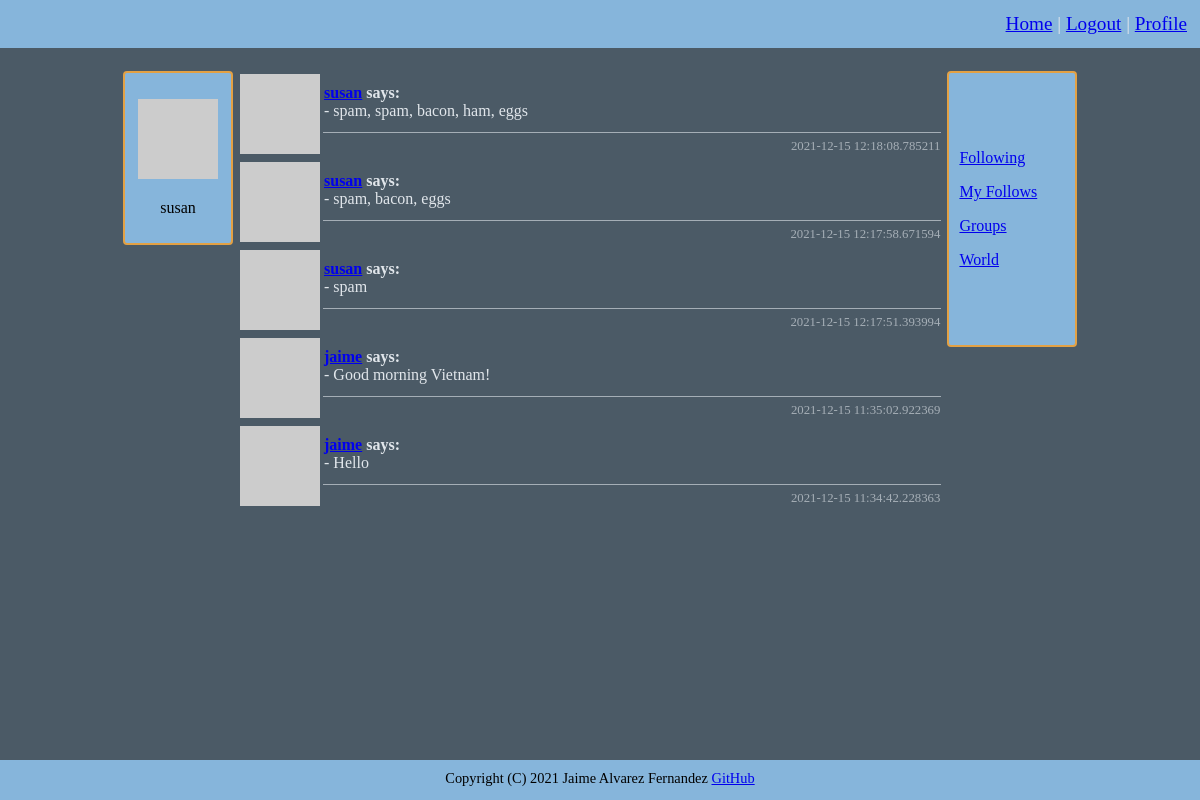
The page /follows (signed in) on the database its author committed.
### connect/models.py (models this page shows, shortened)
class User(UserMixin, db.Model):
    id = db.Column(db.Integer, primary_key=True)
    username = db.Column(db.String(64), index=True, unique=True)
    email = db.Column(db.String(120), index=True, unique=True)
    password = db.Column(db.String(128))
    about_me = db.Column(db.String(140))
    location = db.Column(db.String(64))
    website = db.Column(db.String(120))
    last_seen = db.Column(db.DateTime, default=datetime.datetime.utcnow)
    posts = db.relationship('Posts', backref='author', lazy='dynamic')
    friends = db.relationship('Friends', backref='anchor', lazy='dynamic')
    followed = db.relationship('User',
                               secondary=followers,
                               primaryjoin=(followers.c.follower_id == id),
                               secondaryjoin=(followers.c.followed_id == id),
                               backref=db.backref('followers', lazy='dynamic'), lazy='dynamic')
    def avatar(self, size):
        digest = md5(self.email.lower().encode('utf-8')).hexdigest()
        return f'https://www.gravatar.com/avatar/{digest}?d=identicon&s={size}'
    def followed_posts(self):
        posts_from_followed = Posts.query.\
            join(followers, (followers.c.followed_id == Posts.user_id)).\
            filter(followers.c.follower_id == self.id)
        posts_from_me = Posts.query.filter_by(user_id=self.id)
        return posts_from_followed.union(posts_from_me).order_by(Posts.timestamp.desc())

class Posts(db.Model):
    id = db.Column(db.Integer, primary_key=True)
    body = db.Column(db.String(140))
    timestamp = db.Column(db.DateTime, index=True, default=datetime.datetime.utcnow)
    user_id = db.Column(db.Integer, db.ForeignKey('user.id'))

### connect/routing.py (the view)
@app.route('/follows')
@flask_login.login_required
def followed():
    posts = flask_login.current_user.followed_posts().all()
    return flask.render_template('follows.html', title='Follows', posts=posts)

### connect/models.py (called while the page is built)
@login.user_loader
def load_user(user_id):
    return User.query.get(int(user_id))

### connect/routing.py (called while the page is built)
@app.before_request
def before_request():
    if flask_login.current_user.is_authenticated:
        flask_login.current_user.last_seen = datetime.datetime.utcnow()
        db.session.commit()

### connect/templates/follows.html
{% extends "general_template.html" %}
{% block content %}
    {% include '_posts.html' %}
{% endblock %}

### connect/templates/_profile.html (shortened to what this page needs)
{% if user and user != current_user %}
    <p>
        <img src="{{ user.avatar(128) }}">
    </p>
    <p>
        {{ user.username }}
    </p>
    {% if not current_user.is_following(user) %}
    <p>
        <form method="post" action="{{ url_for('follow', username=user.username) }}">
            {{ e_form.hidden_tag() }}
            {{ e_form.submit(value='Follow') }}
        </form>
    </p>
    {% else %}
    <p>
        <form method="post" action="{{ url_for('unfollow', username=user.username) }}">
            {{ e_form.hidden_tag() }}
            {{ e_form.submit(value='Unfollow') }}
        </form>
    </p>
    {% endif %}
    <p class="justify_text">
        {% if user.about_me is not none %}
        {{ user.about_me }}
        {% elif user.about_me == '' %}
        {% endif %}
    </p>
    <p>
        {% if user.location is not none %}
        {{ user.location }}
        {% elif user.location == '' %}
        {% endif %}
    </p>
    <p>
        {% if user.website is not none %}
        <a href="{{ user.website }}">{{ user.website }}</a>
        {% elif user.website == '' %}
        {% endif %}
    </p>
{% else %}
    <p>
        <img src="{{ current_user.avatar(128) }}">
    </p>
    <p>
        {{ current_user.username }}
    </p>
{% endif %}

### connect/templates/_posts.html
<table width="100%">
    {% for post in posts %}
    <tr>
        <td width="50" rowspan="2" valign="top"><img src="{{ post.author.avatar(50) }}"></td>
        <td>
            <span class="bold">
            <a href="{{ url_for('user_messages', username=post.author.username) }}">{{ post.author.username }}</a>
            says:<br></span>
            - {{ post.body }}
        </td>
    </tr>
    <tr>
        <td class="time bottom_line">{{ post.timestamp }}</td>
    </tr>
    {% endfor %}
</table>

### connect/static/css/style.css (style rules this page uses)
body { font-family: Verdana; background: #4b5a66; color: #e1e6eb; min-height: 100vh; margin: 0; }
.bottom_line { border: solid; border-width: 1px 0 0px 0; }
.bold { font-weight: bold; }
.time { font-size:80%; text-align: right; opacity: 0.6; }
body { display:flex; flex-direction:column; }

### rows shown on the page
User: username "susan"
Posts: author.username "susan", body "spam, spam, bacon, ham, eggs", timestamp "2021-12-15 12:18:08.785211"
Posts: author.username "susan", body "spam, bacon, eggs", timestamp "2021-12-15 12:17:58.671594"
Posts: author.username "susan", body "spam", timestamp "2021-12-15 12:17:51.393994"
Posts: author.username "jaime", body "Good morning Vietnam!", timestamp "2021-12-15 11:35:02.922369"
Posts: author.username "jaime", body "Hello", timestamp "2021-12-15 11:34:42.228363"
